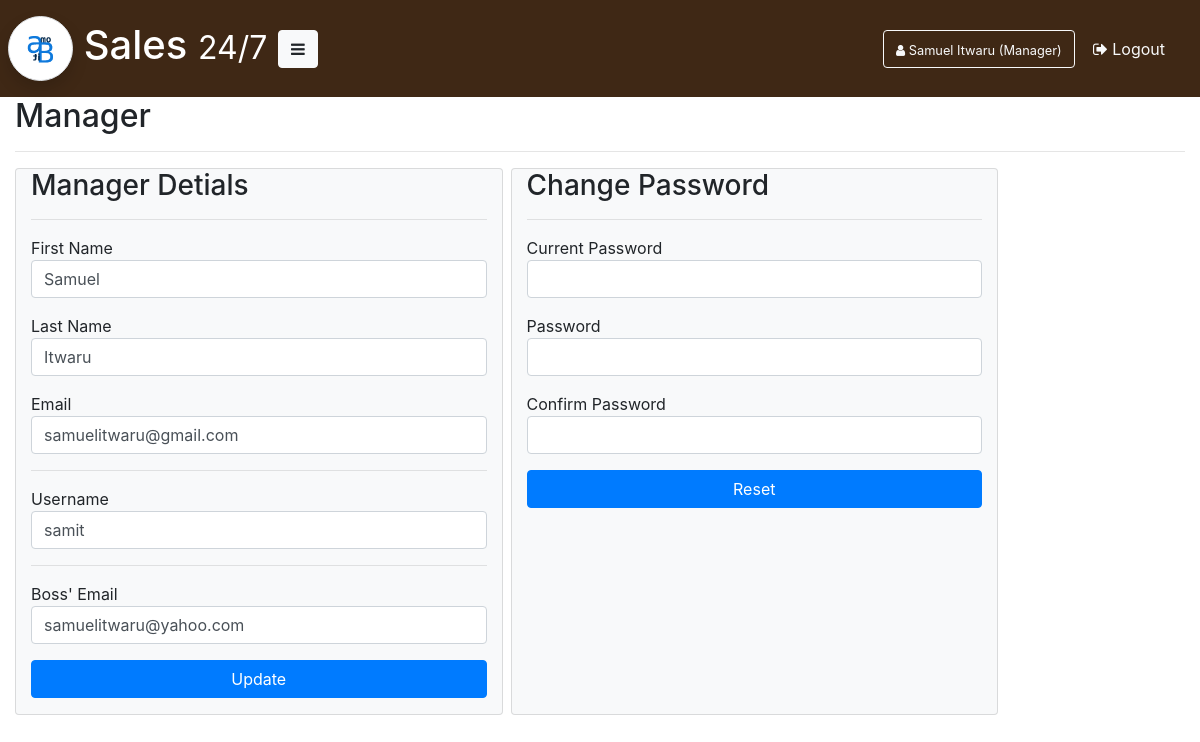
The page /manager/manager (signed in) on the database as committed earlier.
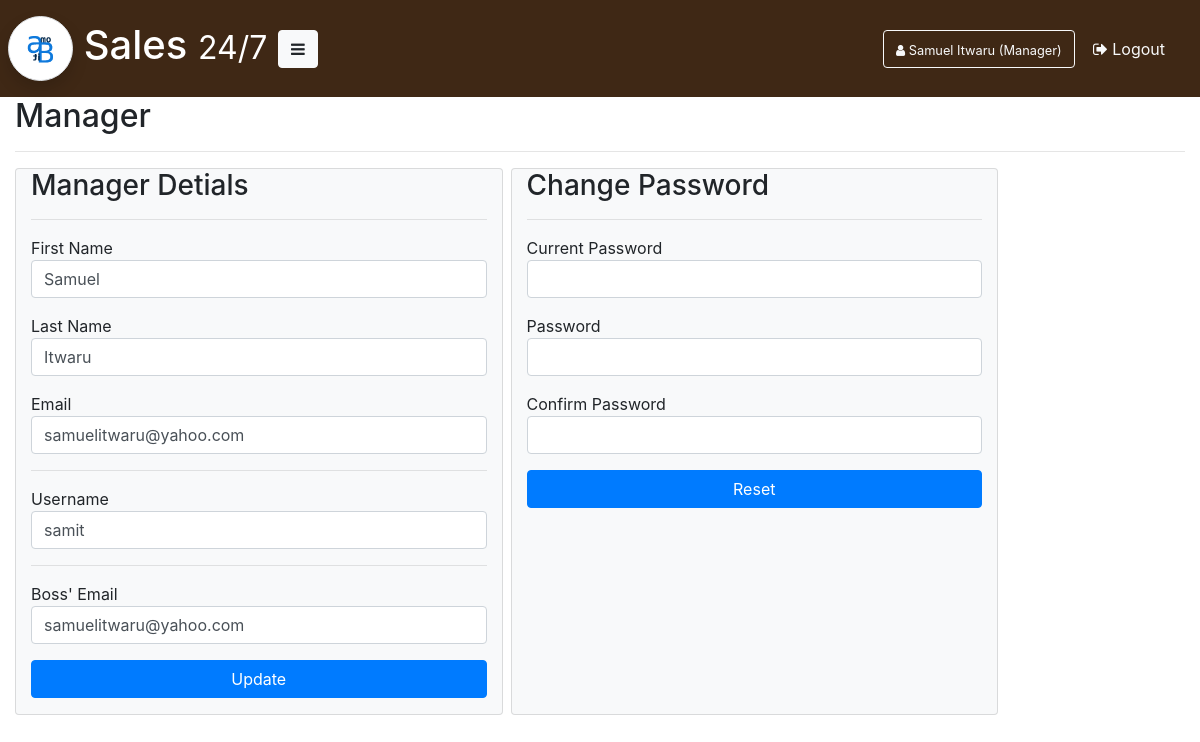
The same page on the database as committed later.
### Application/database/model.py (models this page shows, shortened)
class Manager(Base):
    __tablename__ = "manager"
    id = Column(Integer, primary_key=True)
    first_name = Column(String(64))
    last_name = Column(String(64))
    email = Column(String(64))
    boss_email = Column(String(64))
    user = relationship("User", backref="manager",
                        cascade="all,delete", uselist=False)
    def delete(self):
        session.delete(self)
        session.commit()

### Application/blueprints/Manager/manager.py (the view, shortened to what this page needs)
@manager.route("/manager", methods=["GET", "POST"])
@login_required
def edit_manager():
    if request.method == "GET":
        return render_template('manager/manager.html')

### Application/__init__.py (called while the page is built)
@login_manager.user_loader
def load_user(user_id):
    return session.query(User).filter_by(id=user_id).first()

### Application/templates/manager/manager.html (shortened to what this page needs)
{% extends 'manager/manager-base.html' %}
{% block content %}
<h2>Manager</h2>
<hr>
<div class="container-fluid">
	<div class="row">
		<div class="col-md-5 bg-light card">
			<form method="POST" action="{{url_for('manager.edit_manager')}}">
				<h3>Manager Detials</h3>
				<hr>
				<div class="form-group">
					<label class="form-check-label">First Name</label>
					<input class="form-control" type="text" name="first-name" value="{{current_user.manager.first_name}}" required>
				</div>
				<div class="form-group">
					<label class="form-check-label">Last Name</label>
					<input class="form-control" type="text" name="last-name" value="{{current_user.manager.last_name}}" required>
				</div>
				<div class="form-group">
					<label class="form-check-label">Email</label>
					<input class="form-control" type="email" name="email" value="{{current_user.manager.email}}" required>
				</div>
				<hr>
				<div class="form-group">
					<label class="form-check-label">Username</label>
					<input class="form-control" type="text" name="username" placeholder="Username" value="{{current_user.manager.user.username}}" required>
				</div>
				<hr>
				<div class="form-group">
					<label class="form-check-label">Boss' Email</label>
					<input class="form-control" type="email" name="boss-email" value="{{current_user.manager.boss_email}}" required>
				</div>
				<div class="form-group">
					<button type="submit" class="btn btn-primary btn-block">Update</button>
				</div>
			</form>
		</div>
		<div class="col-md-5 bg-light card ml-2">
			<form method="POST" action="{{url_for('manager.change_password')}}">
				<h3 class="form-check-label">Change Password</h3>
				<hr>
				<div class="form-group">
					<label class="form-check-label">Current Password</label>
					<input class="form-control" type="password" name="c-password" required>
				</div>
				<div class="form-group">
					<label class="form-check-label">Password</label>
					<input class="form-control" type="password" name="n-password" required>
				</div>
				<div class="form-group">
					<label class="form-check-label">Confirm Password</label>
					<input class="form-control" type="password" name="r-password" required>
				</div>
				<div class="form-group">
					<button type="submit" class="btn btn-primary btn-block">Reset</button>
				</div>
			</form>
		</div>
	</div>
</div>
{% endblock %}

### Application/templates/manager/manager-base.html (shortened to what this page needs)
{% extends 'global/base.html' %}
{% block body %}
{% if current_user.manager %}
<div class="container-fluid">
	<div class="row text-white p-2" style="font-size: 22px; background-color: rgba(56, 33, 13, 0.966);">
		<div class="col-md-8 col-sm-12 pl-0 py-2 my-auto">
			<h1 class="d-inline"><img class="img-thumbnail rounded-circle shadow" height="65px" width="65px" src="{{ url_for('static', filename='img/logo.png') }}"> Sales <small>24/7</small> <button class="btn btn-light float-md-none float-right" data-toggle="collapse" href="#mobile-menu" role="button" aria-expanded="false" aria-controls="mobile-menu"><span class="fa fa-navicon"></span></button></h1>
		</div>
		<div class="col-md-4 col-sm-12 my-auto text-white" align="right">
			<a href="{{url_for('manager.edit_manager')}}" class="btn btn-outline-light"><small><span class="fa fa-user"></span> {{current_user.manager.first_name}} {{current_user.manager.last_name}} (Manager)</small></a>
			<a href="{{ url_for('user.logout') }}"><button class="btn btn-outline-light border-0"><span class="fa fa-sign-out"></span> Logout</button></a>
		</div>
	</div>
	<div class="row">
		<div class="container-fluid">
			{% block content %}
			{% endblock %}
		</div>
	</div>
</div>
{% endif %}
{% endblock %}

Rows that differ between the two databases and show on the page:
changed Manager "Samuel": email "samuelitwaru@gmail.com" → "samuelitwaru@yahoo.com"
